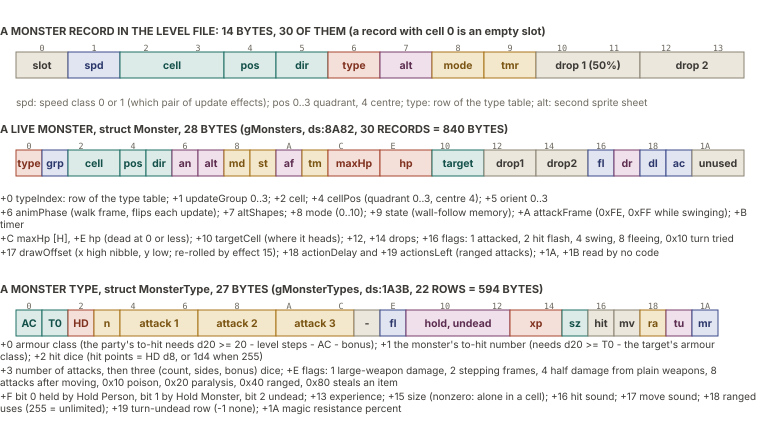

The Python source for this figure:
import sys; sys.path.insert(0, '.')
from figlib import *

c = Canvas(760, 470)

def bar(y, title, total, cw, fields, x0=16, h=26, note=None):
    """fields: (offset, size, name, kind, label_row) label_row 0 = inside if fits, 1, 2 = below."""
    c.text(0, y - 17, title, size=11, weight=700, color=INK2)
    for off, n, name, kind, row in fields:
        x = x0 + off * cw
        c.rect(x, y, n * cw, h, fill=PAL[kind][2], stroke=PAL[kind][1], sw=1, rx=0)
        inside = (row == 0)
        if inside:
            c.text(x + n * cw / 2, y + 17, name, size=10.5, weight=700, color=PAL[kind][0], anchor="middle")
    for i in range(total):
        if i % 2 == 0 or cw > 40:
            c.text(x0 + i * cw + cw / 2, y - 1, "%X" % i if total > 14 else "%d" % i, size=8.5, color=MUTED, anchor="middle", mono=True)
    for off, n, name, kind, row in fields:
        if row:
            x = x0 + off * cw + n * cw / 2
            yy = y + h + 8 + (row - 1) * 14
            c.line(x, y + h, x, yy - 8, stroke=PAL[kind][1], sw=0.7)
            c.text(x, yy + 3, name, size=10, weight=600, color=PAL[kind][0], anchor="middle")

# INF record
bar(52, "A MONSTER RECORD IN THE LEVEL FILE: 14 BYTES, 30 OF THEM (a record with cell 0 is an empty slot)", 14, 52, [
    (0, 1, "slot", "grey", 0), (1, 1, "spd", "navy", 0), (2, 2, "cell", "teal", 0), (4, 1, "pos", "teal", 0), (5, 1, "dir", "teal", 0),
    (6, 1, "type", "red", 0), (7, 1, "alt", "plum", 0), (8, 1, "mode", "ochre", 0), (9, 1, "tmr", "ochre", 0),
    (10, 2, "drop 1 (50%)", "grey", 0), (12, 2, "drop 2", "grey", 0)])
c.text(16, 106, "spd: speed class 0 or 1 (which pair of update effects); pos 0..3 quadrant, 4 centre; type: row of the type table; alt: second sprite sheet", size=10, color=MUTED)

# Monster record
cw = 26
bar(150, "A LIVE MONSTER, struct Monster, 28 BYTES (gMonsters, ds:8A82, 30 RECORDS = 840 BYTES)", 28, cw, [
    (0, 1, "type", "red", 0), (1, 1, "grp", "navy", 0), (2, 2, "cell", "teal", 0), (4, 1, "pos", "teal", 0), (5, 1, "dir", "teal", 0),
    (6, 1, "an", "plum", 0), (7, 1, "alt", "plum", 0), (8, 1, "md", "ochre", 0), (9, 1, "st", "ochre", 0), (10, 1, "af", "plum", 0), (11, 1, "tm", "ochre", 0),
    (12, 2, "maxHp", "red", 0), (14, 2, "hp", "red", 0), (16, 2, "target", "teal", 0), (18, 2, "drop1", "grey", 0), (20, 2, "drop2", "grey", 0),
    (22, 1, "fl", "navy", 0), (23, 1, "dr", "plum", 0), (24, 1, "dl", "navy", 0), (25, 1, "ac", "navy", 0), (26, 2, "unused", "grey", 0)], x0=16)
notes = [
    ("+0 typeIndex: row of the type table; +1 updateGroup 0..3; +2 cell; +4 cellPos (quadrant 0..3, centre 4); +5 orient 0..3", None),
    ("+6 animPhase (walk frame, flips each update); +7 altShapes; +8 mode (0..10); +9 state (wall-follow memory); +A attackFrame (0xFE, 0xFF while swinging); +B timer", None),
    ("+C maxHp [H], +E hp (dead at 0 or less); +10 targetCell (where it heads); +12, +14 drops; +16 flags: 1 attacked, 2 hit flash, 4 swing, 8 fleeing, 0x10 turn tried", None),
    ("+17 drawOffset (x high nibble, y low; re-rolled by effect 15); +18 actionDelay and +19 actionsLeft (ranged attacks); +1A, +1B read by no code", None),
]
yy = 202
for t, _ in notes:
    for l in wrap(t, 740, 10):
        c.text(0, yy, l, size=10, color=INK2)
        yy += 12
    yy += 2

# MonsterType
cw2 = 26
y3 = yy + 40
bar(y3, "A MONSTER TYPE, struct MonsterType, 27 BYTES (gMonsterTypes, ds:1A3B, 22 ROWS = 594 BYTES)", 27, cw2, [
    (0, 1, "AC", "teal", 0), (1, 1, "T0", "teal", 0), (2, 1, "HD", "red", 0), (3, 1, "n", "ochre", 0),
    (4, 3, "attack 1", "ochre", 0), (7, 3, "attack 2", "ochre", 0), (10, 3, "attack 3", "ochre", 0), (13, 1, "-", "grey", 0),
    (14, 1, "fl", "navy", 0), (15, 4, "hold, undead", "plum", 0), (19, 2, "xp", "red", 0), (21, 1, "sz", "teal", 0), (22, 1, "hit", "grey", 0),
    (23, 1, "mv", "grey", 0), (24, 1, "ra", "ochre", 0), (25, 1, "tu", "plum", 0), (26, 1, "mr", "navy", 0)], x0=16)
notes2 = [
    "+0 armour class (the party's to-hit needs d20 >= 20 - level steps - AC - bonus); +1 the monster's to-hit number (needs d20 >= T0 - the target's armour class); +2 hit dice (hit points = HD d8, or 1d4 when 255)",
    "+3 number of attacks, then three (count, sides, bonus) dice; +E flags: 1 large-weapon damage, 2 stepping frames, 4 half damage from plain weapons, 8 attacks after moving, 0x10 poison, 0x20 paralysis, 0x40 ranged, 0x80 steals an item",
    "+F bit 0 held by Hold Person, bit 1 by Hold Monster, bit 2 undead; +13 experience; +15 size (nonzero: alone in a cell); +16 hit sound; +17 move sound; +18 ranged uses (255 = unlimited); +19 turn-undead row (-1 none); +1A magic resistance percent",
]
yy = y3 + 38
for t in notes2:
    for l in wrap(t, 740, 10):
        c.text(0, yy, l, size=10, color=INK2)
        yy += 12
    yy += 2
c.h = yy + 4
c.save("figs/wld_monster.svg")
